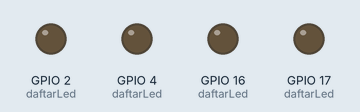
The sketch below on a simulated ESP32. Shown: output pins drawn as LEDs (lit = HIGH). What the sketch prints to the serial monitor is not drawn.

Above: at 0.12 s.
At 0.62 s:
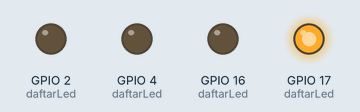
At 1.12 s:
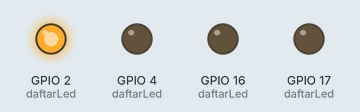
At 2.37 s:
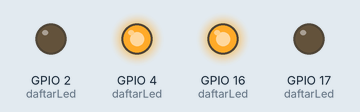
At 3.62 s:
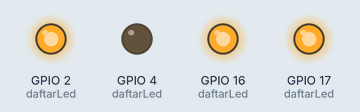
At 4.87 s:
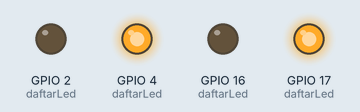
Timing chart, 0 to 5.2 s (numbered marks = the images above):
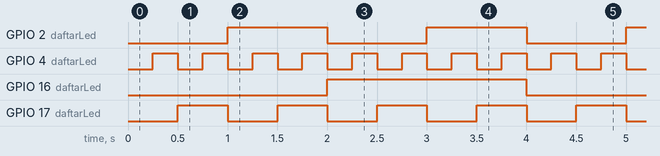

The sketch:

p4_timer_struct.ino
```cpp
/*
 * BAB 16 - Program 4: Empat LED dengan Interval Berbeda
 * Setiap LED punya timer sendiri, disimpan dalam array berisi struct.
 * Setiap 5 detik, Serial Monitor menampilkan berapa kali setiap LED
 * sudah berganti keadaan.
 *
 * Rangkaian (header LED di kit → pin ESP32):
 *   LED1 (merah) → IO4,  LED2 (hijau)  → IO17
 *   LED3 (biru)  → IO2,  LED4 (kuning) → IO16
 */

#define LED_MERAH  4
#define LED_KUNING 16
#define LED_HIJAU  17
#define LED_BIRU   2

// Timer serbaguna: interval + catatan waktu + fungsi pemeriksa
struct Timer {
  unsigned long interval;   // ms
  unsigned long waktuLalu;  // hasil millis() saat terakhir dijalankan

  // Mengembalikan true kalau sudah waktunya, lalu mencatat waktunya
  bool sudahWaktunya(unsigned long sekarang) {
    if (sekarang - waktuLalu >= interval) {
      waktuLalu = sekarang;
      return true;
    }
    return false;
  }
};

// Satu LED berkedip = pin + nama + timer + keadaan + penghitung
struct LedKedip {
  int pin;
  const char *nama;
  Timer timer;
  bool nyala;
  int jumlahGanti;  // berapa kali LED ini sudah berganti keadaan
};

LedKedip daftarLed[] = {
  // pin,      nama,     {interval, waktuLalu}, nyala, jumlahGanti
  {LED_MERAH,  "merah",  {250, 0},              false, 0},
  {LED_HIJAU,  "hijau",  {500, 0},              false, 0},
  {LED_BIRU,   "biru",   {1000, 0},             false, 0},
  {LED_KUNING, "kuning", {2000, 0},             false, 0},
};
const int JUMLAH_LED = sizeof(daftarLed) / sizeof(daftarLed[0]);  // = 4

Timer timerLaporan = {5000, 0};  // laporan setiap 5 detik
unsigned long waktuMulai = 0;    // kapan semua timer mulai menghitung

void setup() {
  Serial.begin(115200);
  for (int i = 0; i < JUMLAH_LED; i++) {
    pinMode(daftarLed[i].pin, OUTPUT);
    digitalWrite(daftarLed[i].pin, LOW);
  }

  // Semua timer mulai menghitung dari saat yang sama
  waktuMulai = millis();
  for (int i = 0; i < JUMLAH_LED; i++) {
    daftarLed[i].timer.waktuLalu = waktuMulai;
  }
  timerLaporan.waktuLalu = waktuMulai;

  Serial.println("BAB 16 - Program 4: Empat LED dengan Interval Berbeda");
}

void loop() {
  unsigned long sekarang = millis();

  // Satu perulangan untuk semua LED
  for (int i = 0; i < JUMLAH_LED; i++) {
    if (daftarLed[i].timer.sudahWaktunya(sekarang)) {
      daftarLed[i].nyala = !daftarLed[i].nyala;
      digitalWrite(daftarLed[i].pin, daftarLed[i].nyala ? HIGH : LOW);
      daftarLed[i].jumlahGanti++;
    }
  }

  // Laporan setiap 5 detik
  if (timerLaporan.sudahWaktunya(sekarang)) {
    Serial.print("Detik ke-");
    Serial.print((sekarang - waktuMulai) / 1000);
    for (int i = 0; i < JUMLAH_LED; i++) {
      Serial.print(" | ");
      Serial.print(daftarLed[i].nama);
      Serial.print(": ");
      Serial.print(daftarLed[i].jumlahGanti);
      Serial.print("x");
    }
    Serial.println();
  }
}
```

Measured:
- by itself, GPIO 2 (daftarLed): alternates HIGH for 1.0 s and LOW for 1.0 s
- by itself, GPIO 4 (daftarLed): alternates HIGH for 0.25 s and LOW for 0.25 s
- by itself, GPIO 16 (daftarLed): alternates HIGH for 2.0 s and LOW for 2.0 s
- by itself, GPIO 17 (daftarLed): alternates HIGH for 0.50 s and LOW for 0.50 s
